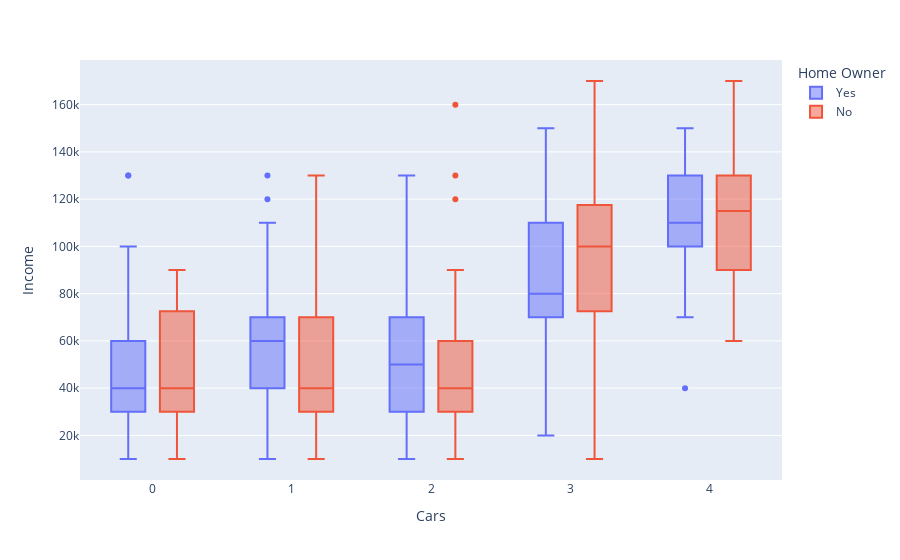

Source (notebook cell):
### Code cell
#Dependiendo de la cantidad de la ganancia de la personas y si tiene casa o no se infiere cuantos carros tiene
fig = px.box(df, y = 'Income', x = "Cars", color = "Home Owner")
fig.show()

### Figure 1 — Plotly figure (JSON) as saved in the notebook; plotly's stock layout.template omitted (floating-point values rounded to 4 significant figures; data arrays with more than 128 entries replaced by an {"elided": "..."} marker saying what was removed)
{"data": [{"alignmentgroup": "True", "hovertemplate": "Home Owner=Yes<br>Cars=%{x}<br>Income=%{y}<extra></extra>", "legendgroup": "Yes", "marker": {"color": "#636efa"}, "name": "Yes", "notched": false, "offsetgroup": "Yes", "orientation": "v", "showlegend": true, "type": "box", "x": {"elided": "682 int values"}, "x0": " ", "xaxis": "x", "y": {"elided": "682 int values"}, "y0": " ", "yaxis": "y"}, {"alignmentgroup": "True", "hovertemplate": "Home Owner=No<br>Cars=%{x}<br>Income=%{y}<extra></extra>", "legendgroup": "No", "marker": {"color": "#EF553B"}, "name": "No", "notched": false, "offsetgroup": "No", "orientation": "v", "showlegend": true, "type": "box", "x": {"elided": "314 int values"}, "x0": " ", "xaxis": "x", "y": {"elided": "314 int values"}, "y0": " ", "yaxis": "y"}], "layout": {"boxmode": "group", "legend": {"title": {"text": "Home Owner"}, "tracegroupgap": 0}, "margin": {"t": 60}, "xaxis": {"anchor": "y", "domain": [0, 1], "title": {"text": "Cars"}}, "yaxis": {"anchor": "x", "domain": [0, 1], "title": {"text": "Income"}}}}
